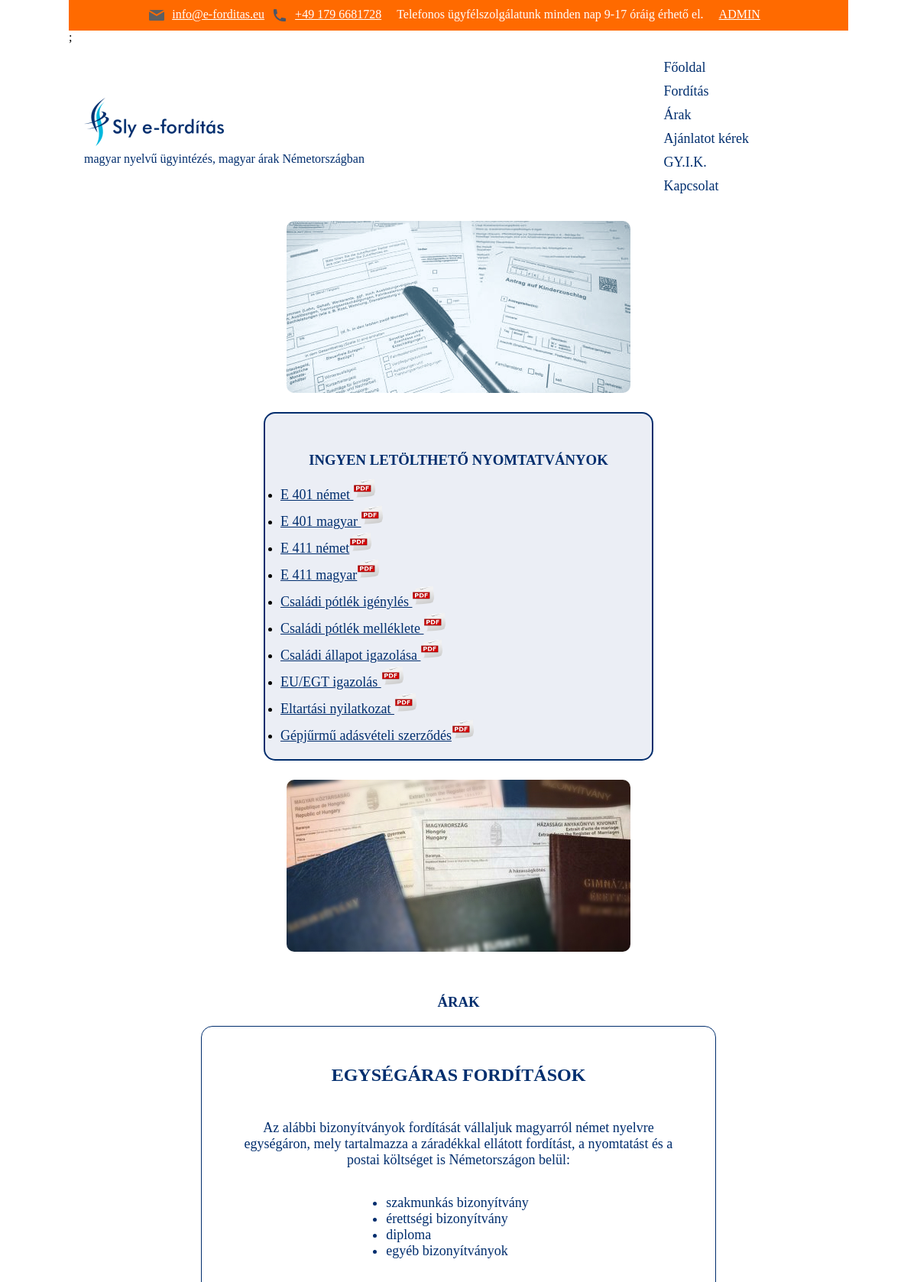
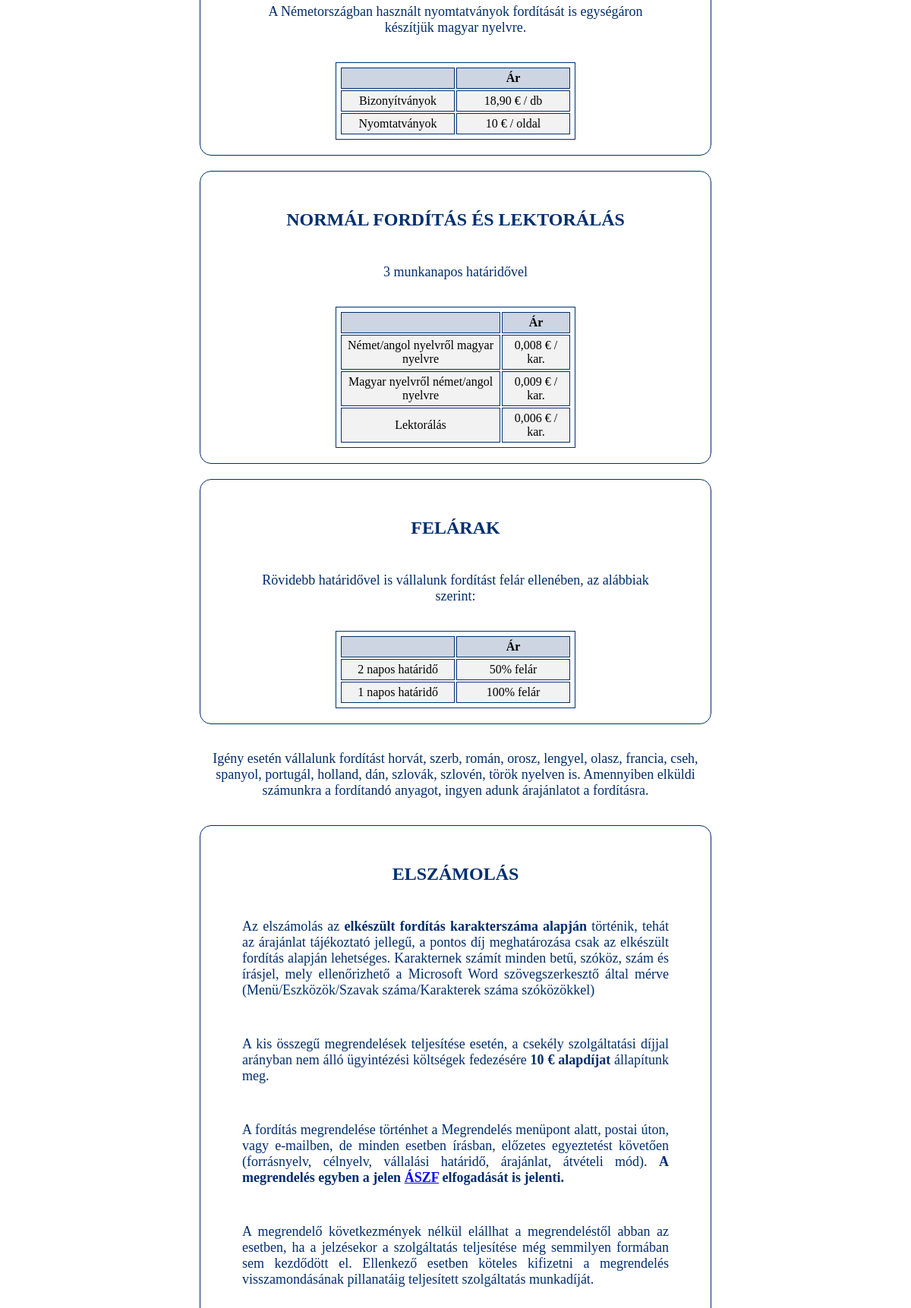
The page /arak.php (upper part) on the database its author committed (2 pictures, top to bottom).
### tables this page shows
CREATE TABLE `arak` (
  `id` int NOT NULL,
  `bizonyitvany` varchar(10) NOT NULL,
  `nyomtatvany` varchar(10) NOT NULL,
  `idegenrol` varchar(10) NOT NULL,
  `magyarrol` varchar(10) NOT NULL,
  `lektoralas` varchar(10) NOT NULL,
  `felarKetto` varchar(10) NOT NULL,
  `felarEgy` varchar(10) NOT NULL,
  `created` timestamp NOT NULL
);

### arak.php (the view, shortened to what this page needs)
<?php require_once "basic/header.php"; ?>
<section class="ar">
    <aside>
        <div id="nyomtatvanyok">
            <img src="img/nyomtatvany.jpg" alt="Nyomtatvány">
        </div>
        <div id="nyomtatvany">
            <h3>Ingyen letölthető nyomtatványok</h3>
            <ul>
                <li><a href="media/E401.pdf">E 401 német <img src="img/pdf.png" alt="E401-nemet"></a></li>
                <li><a href="media/E401-hu.pdf">E 401 magyar <img src="img/pdf.png" alt="E401-magyar"></a></li>
                <li><a href="media/E411.pdf">E 411 német<img src="img/pdf.png" alt="E401-nemet"></a></li>
                <li><a href="media/E411-hu.pdf">E 411 magyar<img src="img/pdf.png" alt="E401-magyar"></a></li>
                <li><a href="media/KG1-de-hu.pdf">Családi pótlék igénylés <img src="img/pdf.png" alt="E401-nemet"></a></li>
                <li><a href="media/KG1-Anlage-Kind-de-hu.pdf">Családi pótlék melléklete <img src="img/pdf.png" alt="E401-nemet"></a></li>
                <li><a href="media/Familienstandsbescheinigung-de-hu.pdf">Családi állapot igazolása <img src="img/pdf.png" alt="E401-nemet"></a></li>
                <li><a href="media/Bescheinigung-eu-ewr-ungarisch-08.pdf">EU/EGT igazolás <img src="img/pdf.png" alt="E401-nemet"></a></li>
                <li><a href="media/Unterhaltserklärung-für-das-Kalenderjahr.pdf">Eltartási nyilatkozat <img src="img/pdf.png" alt="E401-nemet"></a></li>
                <li><a href="media/gepjarmu-adasveteli-szerzodes.pdf">Gépjűrmű adásvételi szerződés<img src="img/pdf.png" alt="E401-nemet"></a></li>
            </ul>
        </div>
        <div id="bizi">
            <img src="img/bizonyitvany.jpg" alt="Bizonyítvány">
        </div>
    </aside>
    <article>
        <h1>Árak</h1>
        <div id="egysegar">
            <h2>Egységáras fordítások</h2>
            <p>Az alábbi bizonyítványok fordítását vállaljuk magyarról német nyelvre egységáron, mely
                tartalmazza a záradékkal ellátott fordítást, a nyomtatást és a postai költséget is Németországon belül:</p>
            <ul id="egyseges-ar">
                <li>szakmunkás bizonyítvány</li>
                <li>érettségi bizonyítvány</li>
                <li>diploma</li>
                <li>egyéb bizonyítványok</li>
            </ul>
            <p>A Németországban használt nyomtatványok fordítását is egységáron készítjük magyar nyelvre.</p>
            <?php
            require_once "admin/db_conn.php";
            $sql = "SELECT * FROM arak";
            $result = $conn->query($sql);
            if ($result->num_rows > 0) {
                $row = $result->fetch_assoc();
            ?>
            <table>
                <tr>
                    <th></th>
                    <th>Ár</th>
                </tr>
                <tr>
                    <td>Bizonyítványok</td>
                    <td><?php print $row["bizonyitvany"]; ?> € / db</td>
                </tr>
                <tr>
                    <td>Nyomtatványok</td>
                    <td><?php print $row["nyomtatvany"]; ?> € / oldal</td>
                </tr>
            </table>
        </div>
        <div id="lekt">
            <h2>Normál fordítás és lektorálás</h2>
            <p>3 munkanapos határidővel</p>
            <table>
                <tr>
                    <th style="width:70%"></th>
                    <th>Ár</th>
                </tr>
                <tr>
                    <td>Német/angol nyelvről magyar nyelvre</td>
                    <td><?php print $row["idegenrol"]; ?> € / kar.</td>
                </tr>
                <tr>
                    <td>Magyar nyelvről német/angol nyelvre</td>
                    <td><?php print $row["magyarrol"]; ?> € / kar.</td>
                </tr>
                <tr>
                    <td>Lektorálás</td>
                    <td><?php print $row["lektoralas"]; ?> € / kar.</td>
                </tr>
            </table>
        </div>
        <div id="felarak">
            <h2>Felárak</h2>
            <p>Rövidebb határidővel is vállalunk fordítást felár ellenében, az alábbiak szerint:</p>
            <table>
                <tr>
                    <th></th>
                    <th>Ár</th>
                </tr>
                <tr>
                    <td>2 napos határidő</td>
                    <td><?php print $row["felarKetto"]; ?>% felár</td>
                </tr>
                <tr>
                    <td>1 napos határidő</td>
                    <td><?php print $row["felarEgy"]; ?>% felár</td>
                </tr>
            </table>
        </div>
        <?php
        } else {
            print "Nincsenek elérhetőek árak jelenleg.";
        }
        ?>
        <p>Igény esetén vállalunk fordítást horvát, szerb, román, orosz, lengyel, olasz, francia, cseh, spanyol,
                portugál, holland, dán, szlovák, szlovén, török nyelven is. Amennyiben elküldi számunkra a
                fordítandó anyagot, ingyen adunk árajánlatot a fordításra.</p>
            <div id="elszamolas">
                <h2>Elszámolás</h2>
                <p>Az elszámolás az <strong>elkészült fordítás karakterszáma alapján</strong> történik, tehát az árajánlat
                    tájékoztató jellegű, a pontos díj meghatározása csak az elkészült fordítás alapján lehetséges.
                    Karakternek számít minden betű, szóköz, szám és írásjel, mely ellenőrizhető a Microsoft Word
                    szövegszerkesztő által mérve (Menü/Eszközök/Szavak száma/Karakterek száma szóközökkel)</p>
                <p>A kis összegű megrendelések teljesítése esetén, a csekély szolgáltatási díjjal arányban nem álló
                    ügyintézési költségek fedezésére <strong>10 € alapdíjat </strong>állapítunk meg.</p>
                <p>A fordítás megrendelése történhet a Megrendelés menüpont alatt, postai úton, vagy e-mailben, de
                    minden esetben írásban, előzetes egyeztetést követően (forrásnyelv, célnyelv, vállalási
                    határidő, árajánlat, átvételi mód). <strong>A megrendelés egyben a jelen <a href="aszf.html">ÁSZF</a> elfogadását is jelenti.</strong></p>
                <p>A megrendelő következmények nélkül elállhat a megrendeléstől abban az esetben, ha a jelzésekor a
                    szolgáltatás teljesítése még semmilyen formában sem kezdődött el. Ellenkező esetben köteles
                    kifizetni a megrendelés visszamondásának pillanatáig teljesített szolgáltatás munkadíját.</p>
            </div>
    </article>
    </section>
    <?php require_once "basic/footer.php"; ?>

### css/styles.css (style rules this page uses)
* { box-sizing: border-box; margin: 0; padding: 0; }
html { background-color: white }
body { margin: auto; width: 85%; }
ul { display: block; }
section p { text-align: center; font-size: large; margin: 20px; padding: 30px 0 0 0; color: #002d6d; }
h1 { color: #002d6d; text-transform:uppercase; text-align: center; margin: 50px 10px 10px 10px; }
h2, h3 { text-align: center; text-transform:uppercase; padding: 30px 0 10px 0; color: #002e6e; }
.ar { display: flex; flex-direction: row; }
#nyomtatvany { flex-direction: column; background-color: white; border: 2px solid #002d6d; border-radius: 15px; list-style: none; padding: 20px; margin: 20px 10px 20px 10px; background-color: #ebeef5; }
#nyomtatvany li a { list-style-type: none; color: rgb(0, 46, 110); font-size: large; font-weight: normal; }
#nyomtatvany img { width: 30px; height: 30px; }
#nyomtatvanyok img, #bizi img { max-width: 300px; padding: 5px; margin: 50px 10px 20px 25px; border-radius: 15px; }
article { flex-direction: column; max-width: 70%; margin: 0 20px 0 20px; }
article p { color: #002d6d; font-size: large; text-align: center; padding: 15px; }
#egyseges-ar { margin: auto; width: 30%; color: #002d6d; font-size: large; }
table, th, td { border: 1px solid rgb(0, 46, 110); width: 50%; margin: auto; padding: 4px; }
th { background-color: #ccd5e1; }
td { text-align: center; background-color: #f2f2f2; }
#egysegar, #lekt, #felarak, #elszamolas { border: 1px solid #002d6d; margin: 20px; border-radius: 15px; padding: 20px; }
#elszamolas p { text-align: justify; }
@media only screen and (max-width: 1200px) { .ar { display: flex; flex-direction: column; } }
@media only screen and (max-width: 1200px) { #nyomtatvany { display: block; max-width: 50%; margin: 20px auto 20px auto; } }
@media only screen and (max-width: 1200px) { #nyomtatvanyok img, #bizi img { display: block; max-width: 100%; margin: auto; } }
@media only screen and (max-width: 1200px) { article { display: block; margin: auto; } }

### rows shown on the page
arak: bizonyitvany "18,90", nyomtatvany "10", idegenrol "0,008", magyarrol "0,009", lektoralas "0,006", felarKetto "50", felarEgy "100"

### other values the page prints
$nyitva "9"
$zarva "17"
